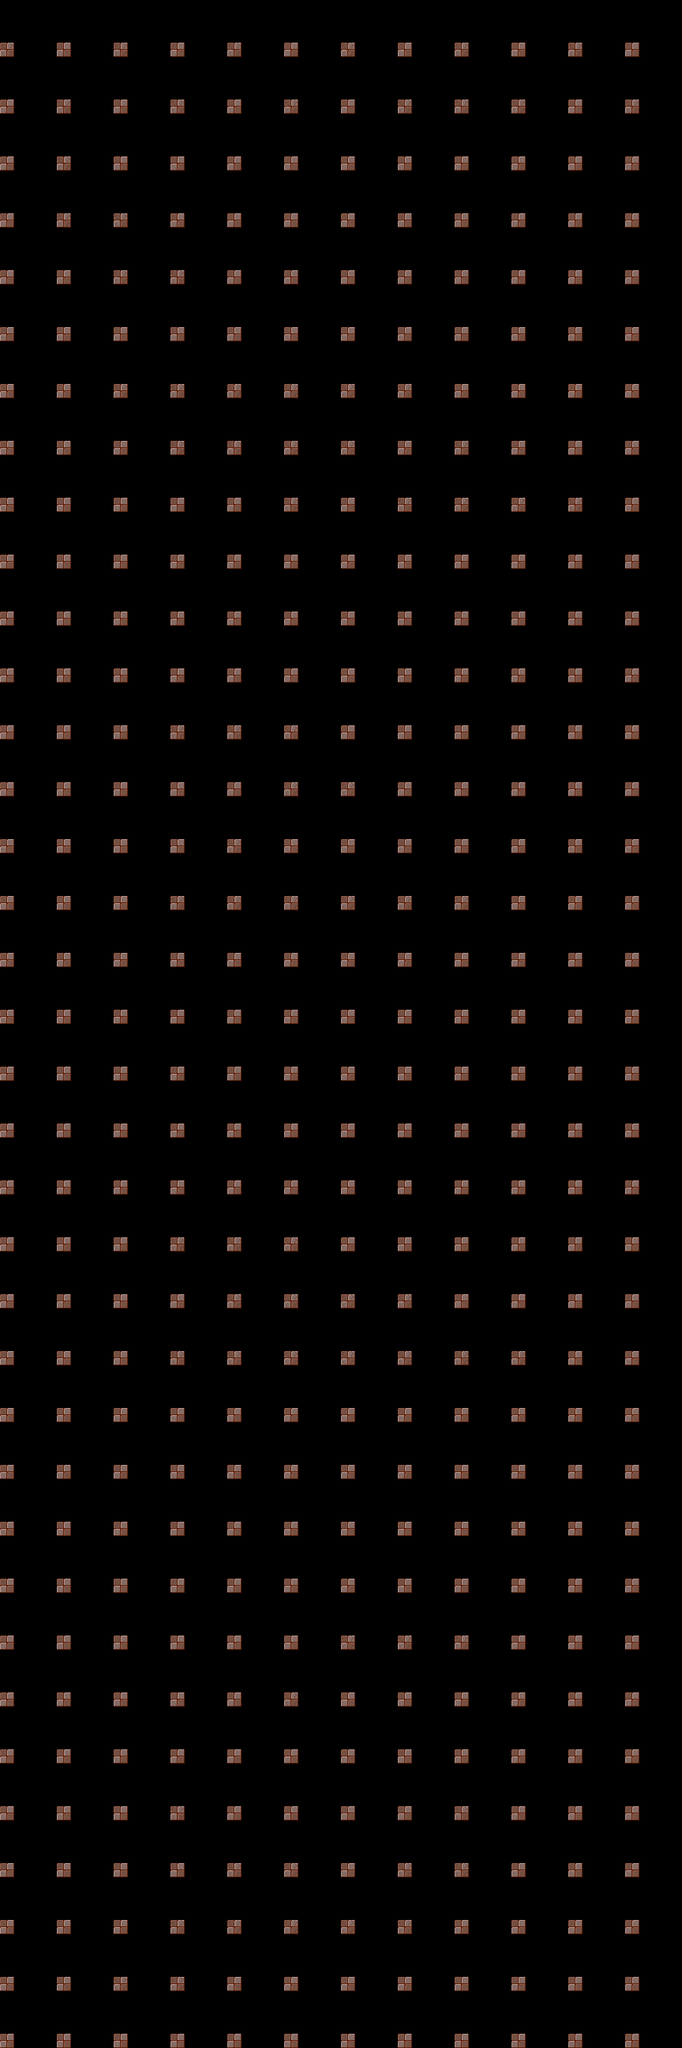

The image is a tile-based game level rendered from a .tmx file. Its description and source (layers, tilesets, objects; grid data summarised) follow:
An orthogonal 12x36 tile map with 80x80 px tiles, 1 tile layer (Tile Layer 1).

<map version="1.0" orientation="orthogonal" renderorder="right-down" width="12" height="36" tilewidth="80" tileheight="80" nextobjectid="1">
 <tileset firstgid="1" name="floor_tiles" tilewidth="20" tileheight="20" tilecount="260">
  <image source="../spritesheets/floor-tiles-20x20.png" width="400" height="260" />
 </tileset>
 <layer name="Tile Layer 1" width="12" height="36">
  <data>[432 cells, 432 non-empty, 2 distinct tile ids]</data>
 </layer>
</map>
